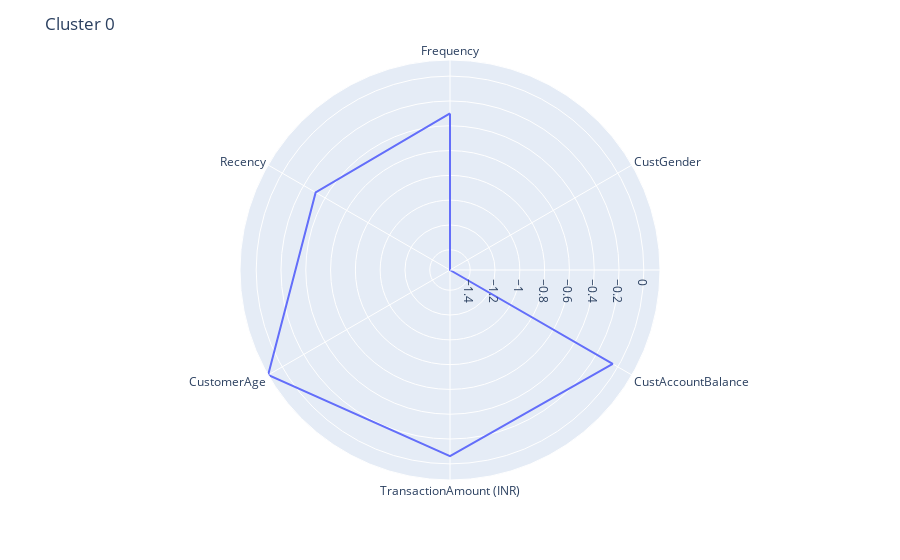
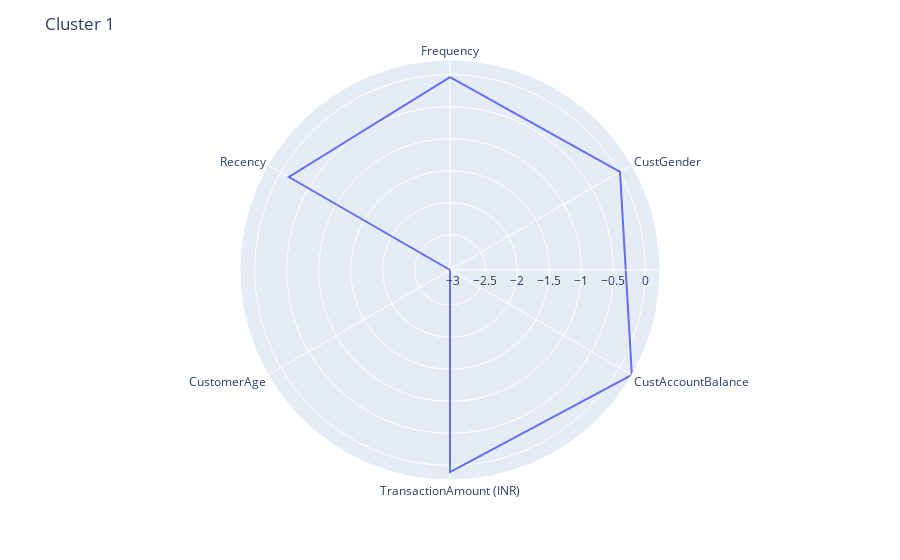
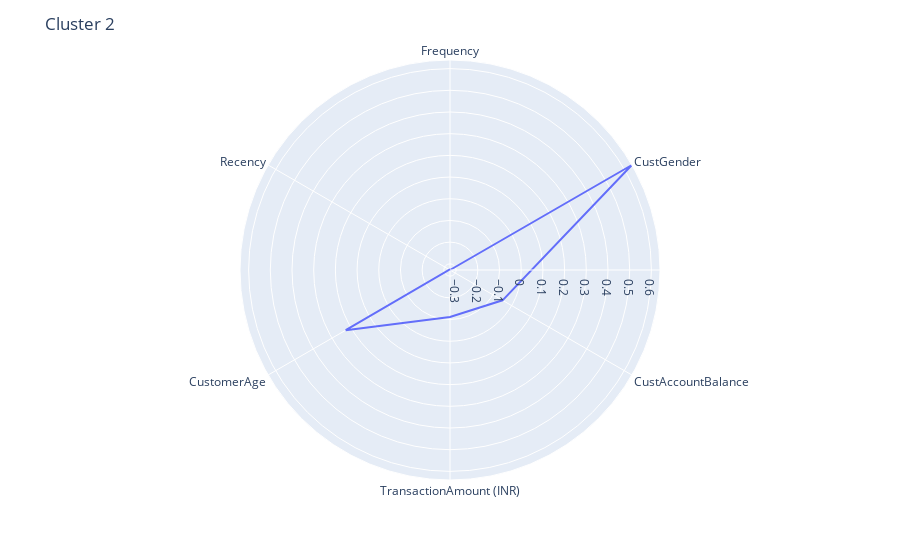
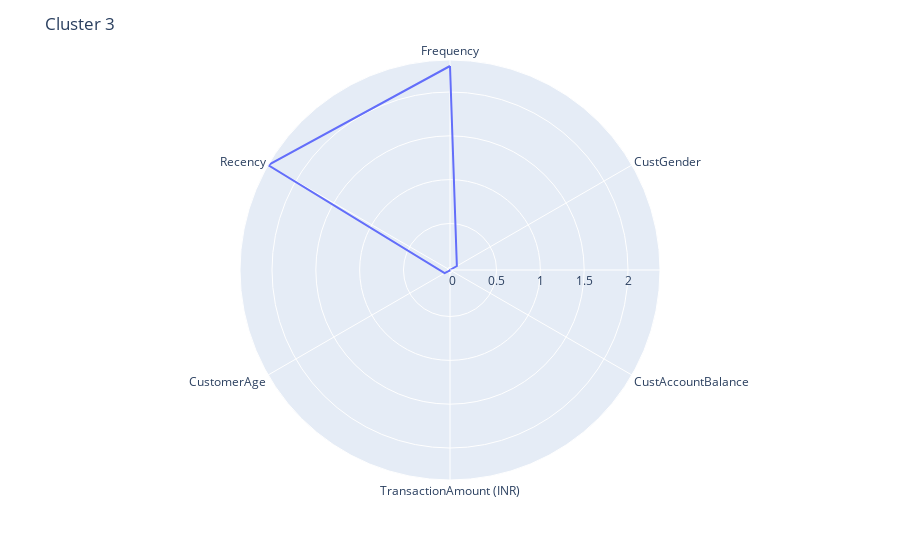

Here is the notebook cell these charts were saved with, in order:
### Markdown cell above
# Cluster Analysis

### Code cell
def plot_cluster(n_cluster):
    cluster = df_scaled[df_scaled['Label']==n_cluster].loc[:,:"Recency"]

    fig = px.line_polar(cluster,
                        r = cluster.mean().tolist(),
                        theta = cluster.columns.tolist(),
                        line_close = True)
    fig.update_layout(
        title="Cluster {}".format(n_cluster),
    )
    fig.show()

for i in range(0,6):
    plot_cluster(i)

### Figure 1 — Plotly figure (JSON) as saved in the notebook; plotly's stock layout.template omitted (floating-point values rounded to 4 significant figures)
{"data": [{"hovertemplate": "r=%{r}<br>theta=%{theta}<extra></extra>", "legendgroup": "", "line": {"color": "#636efa", "dash": "solid"}, "marker": {"symbol": "circle"}, "mode": "lines", "name": "", "r": [-0.3003, -1.563, -0.04771, -0.06222, 0.1305, -0.3119, -0.3003], "showlegend": false, "subplot": "polar", "theta": ["Frequency", "CustGender", "CustAccountBalance", "TransactionAmount (INR)", "CustomerAge", "Recency", "Frequency"], "type": "scatterpolar"}], "layout": {"legend": {"tracegroupgap": 0}, "margin": {"t": 60}, "polar": {"angularaxis": {"direction": "clockwise", "rotation": 90}, "domain": {"x": [0, 1], "y": [0, 1]}}, "title": {"text": "Cluster 0"}}}

### Figure 2 — Plotly figure (JSON) as saved in the notebook; plotly's stock layout.template omitted (floating-point values rounded to 4 significant figures)
{"data": [{"hovertemplate": "r=%{r}<br>theta=%{theta}<extra></extra>", "legendgroup": "", "line": {"color": "#636efa", "dash": "solid"}, "marker": {"symbol": "circle"}, "mode": "lines", "name": "", "r": [-0.03842, 0.01431, 0.2281, 0.1052, -3.049, -0.1463, -0.03842], "showlegend": false, "subplot": "polar", "theta": ["Frequency", "CustGender", "CustAccountBalance", "TransactionAmount (INR)", "CustomerAge", "Recency", "Frequency"], "type": "scatterpolar"}], "layout": {"legend": {"tracegroupgap": 0}, "margin": {"t": 60}, "polar": {"angularaxis": {"direction": "clockwise", "rotation": 90}, "domain": {"x": [0, 1], "y": [0, 1]}}, "title": {"text": "Cluster 1"}}}

### Figure 3 — Plotly figure (JSON) as saved in the notebook; plotly's stock layout.template omitted (floating-point values rounded to 4 significant figures)
{"data": [{"hovertemplate": "r=%{r}<br>theta=%{theta}<extra></extra>", "legendgroup": "", "line": {"color": "#636efa", "dash": "solid"}, "marker": {"symbol": "circle"}, "mode": "lines", "name": "", "r": [-0.3284, 0.6397, -0.04886, -0.1119, 0.2267, -0.3254, -0.3284], "showlegend": false, "subplot": "polar", "theta": ["Frequency", "CustGender", "CustAccountBalance", "TransactionAmount (INR)", "CustomerAge", "Recency", "Frequency"], "type": "scatterpolar"}], "layout": {"legend": {"tracegroupgap": 0}, "margin": {"t": 60}, "polar": {"angularaxis": {"direction": "clockwise", "rotation": 90}, "domain": {"x": [0, 1], "y": [0, 1]}}, "title": {"text": "Cluster 2"}}}

### Figure 4 — Plotly figure (JSON) as saved in the notebook; plotly's stock layout.template omitted (floating-point values rounded to 4 significant figures)
{"data": [{"hovertemplate": "r=%{r}<br>theta=%{theta}<extra></extra>", "legendgroup": "", "line": {"color": "#636efa", "dash": "solid"}, "marker": {"symbol": "circle"}, "mode": "lines", "name": "", "r": [2.297, 0.05951, -0.03086, -0.02709, 0.04014, 2.365, 2.297], "showlegend": false, "subplot": "polar", "theta": ["Frequency", "CustGender", "CustAccountBalance", "TransactionAmount (INR)", "CustomerAge", "Recency", "Frequency"], "type": "scatterpolar"}], "layout": {"legend": {"tracegroupgap": 0}, "margin": {"t": 60}, "polar": {"angularaxis": {"direction": "clockwise", "rotation": 90}, "domain": {"x": [0, 1], "y": [0, 1]}}, "title": {"text": "Cluster 3"}}}
